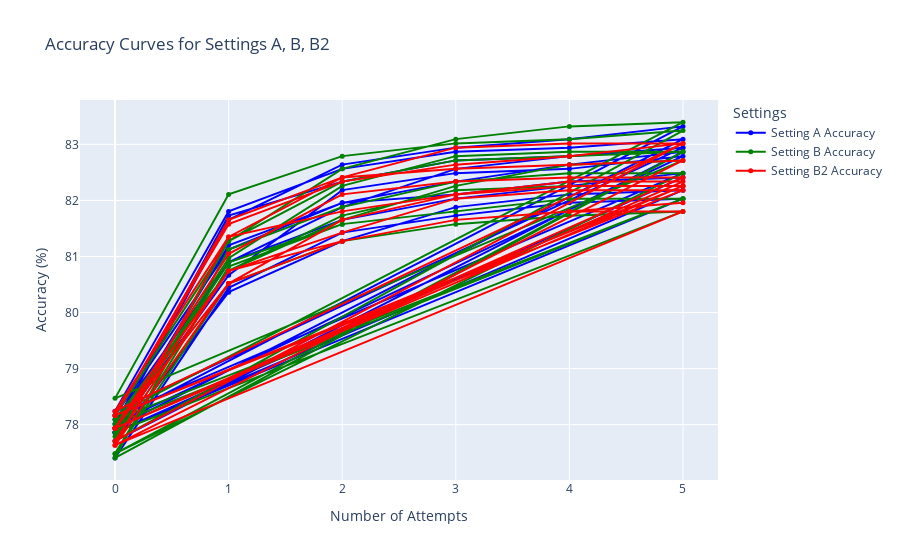

Write notebook code for a chart like this one.
### Code cell
import plotly.graph_objects as go

# Create traces for each setting
trace_a = go.Scatter(
    x=setting_a['Attempt'],
    y=setting_a['Accuracy (%)'],
    mode='lines+markers',
    name='Setting A Accuracy',
    line=dict(color='blue'),
    marker=dict(size=5)
)

trace_b = go.Scatter(
    x=setting_b['Attempt'],
    y=setting_b['Accuracy (%)'],
    mode='lines+markers',
    name='Setting B Accuracy',
    line=dict(color='green'),
    marker=dict(size=5)
)

trace_b2 = go.Scatter(
    x=setting_b2['Attempt'],
    y=setting_b2['Accuracy (%)'],
    mode='lines+markers',
    name='Setting B2 Accuracy',
    line=dict(color='red'),
    marker=dict(size=5)
)

# Create the figure
fig = go.Figure()

# Add traces to the figure
fig.add_trace(trace_a)
fig.add_trace(trace_b)
fig.add_trace(trace_b2)

# Update layout
fig.update_layout(
    title='Accuracy Curves for Settings A, B, B2',
    xaxis_title='Number of Attempts',
    yaxis_title='Accuracy (%)',
    legend_title='Settings'
)

# Show the plot
fig.show()

### Figure 1 — Plotly figure (JSON) as saved in the notebook; plotly's stock layout.template omitted (floating-point values rounded to 4 significant figures)
{"data": [{"line": {"color": "blue"}, "marker": {"size": 5}, "mode": "lines+markers", "name": "Setting A Accuracy", "type": "scatter", "x": [0, 1, 2, 3, 4, 5, 0, 1, 2, 3, 4, 5, 0, 1, 2, 3, 4, 5, 0, 1, 2, 3, 4, 5, 0, 1, 2, 3, 4, 5, 0, 1, 2, 3, 4, 5, 0, 1, 2, 3, 4, 5, 0, 1, 2, 3, 4, 5, 0, 1, 2, 3, 4, 5, 0, 1, 2, 3, 4, 5], "y": [77.41, 80.44, 81.43, 81.73, 81.96, 82.03, 77.86, 81.2, 81.96, 82.34, 82.64, 82.87, 77.71, 80.36, 81.27, 81.88, 82.11, 82.18, 77.86, 80.89, 81.65, 82.03, 82.26, 82.49, 78.17, 81.12, 81.96, 82.11, 82.34, 82.41, 77.86, 80.67, 82.18, 82.49, 82.56, 82.79, 78.01, 81.73, 82.34, 82.71, 82.79, 82.94, 78.24, 81.8, 82.56, 82.87, 82.94, 83.09, 77.94, 81.65, 82.64, 82.94, 83.09, 83.32, 78.09, 80.89, 81.88, 82.56, 82.79, 82.94]}, {"line": {"color": "green"}, "marker": {"size": 5}, "mode": "lines+markers", "name": "Setting B Accuracy", "type": "scatter", "x": [0, 1, 2, 3, 4, 5, 0, 1, 2, 3, 4, 5, 0, 1, 2, 3, 4, 5, 0, 1, 2, 3, 4, 5, 0, 1, 2, 3, 4, 5, 0, 1, 2, 3, 4, 5, 0, 1, 2, 3, 4, 5, 0, 1, 2, 3, 4, 5, 0, 1, 2, 3, 4, 5, 0, 1, 2, 3, 4, 5], "y": [77.79, 80.89, 81.58, 81.8, 82.03, 82.03, 78.09, 80.74, 81.65, 82.26, 82.64, 82.71, 78.47, 82.11, 82.79, 83.02, 83.09, 83.24, 77.71, 81.27, 82.56, 83.09, 83.32, 83.4, 78.17, 81.27, 82.34, 82.71, 82.79, 82.87, 77.41, 81.12, 81.88, 82.34, 82.49, 82.49, 77.48, 80.52, 81.27, 81.58, 81.73, 81.8, 77.86, 80.97, 82.26, 82.79, 82.87, 82.87, 77.48, 80.82, 81.58, 81.8, 82.03, 82.03, 78.01, 80.74, 81.73, 82.18, 82.26, 82.26]}, {"line": {"color": "red"}, "marker": {"size": 5}, "mode": "lines+markers", "name": "Setting B2 Accuracy", "type": "scatter", "x": [0, 1, 2, 3, 4, 5, 0, 1, 2, 3, 4, 5, 0, 1, 2, 3, 4, 5, 0, 1, 2, 3, 4, 5, 0, 1, 2, 3, 4, 5, 0, 1, 2, 3, 4, 5, 0, 1, 2, 3, 4, 5, 0, 1, 2, 3, 4, 5, 0, 1, 2, 3, 4, 5, 0, 1, 2, 3, 4, 5], "y": [77.94, 80.52, 81.27, 81.65, 81.8, 81.8, 77.63, 81.35, 82.41, 82.94, 83.02, 83.02, 78.24, 81.35, 81.8, 82.11, 82.26, 82.26, 78.17, 81.65, 82.41, 82.56, 82.64, 82.71, 77.63, 80.52, 81.65, 82.11, 82.26, 82.26, 77.94, 81.05, 82.11, 82.34, 82.41, 82.41, 77.94, 80.52, 81.65, 82.11, 82.34, 82.34, 77.94, 80.74, 81.43, 82.03, 82.18, 82.18, 78.17, 81.58, 82.34, 82.64, 82.79, 83.02, 77.71, 80.74, 81.27, 81.65, 81.8, 81.96]}], "layout": {"legend": {"title": {"text": "Settings"}}, "title": {"text": "Accuracy Curves for Settings A, B, B2"}, "xaxis": {"title": {"text": "Number of Attempts"}}, "yaxis": {"title": {"text": "Accuracy (%)"}}}}
